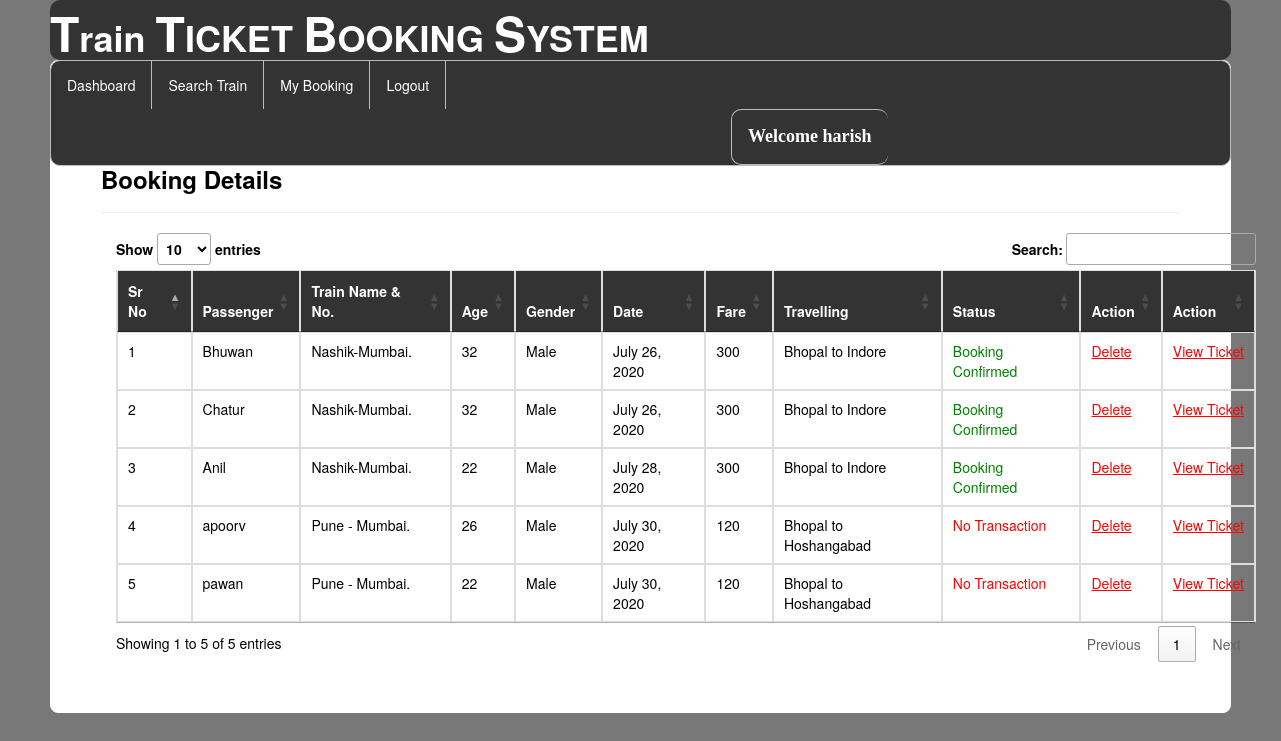
/my_booking/ (signed in), run on the app's committed database.
### railway/models.py (models this page shows, shortened)
class Passenger(models.Model):
    user = models.ForeignKey(Register,on_delete=models.CASCADE,null=True)
    train = models.ForeignKey(Add_Train,on_delete=models.CASCADE,null=True)
    name = models.CharField(max_length=100,null=True)
    age = models.IntegerField(null=True)
    gender = models.CharField(max_length=30,null=True)
    route=models.CharField(max_length=100,null=True)
    status = models.CharField(max_length=30,null=True)
    date1 = models.DateField(null=True)
    fare = models.IntegerField(null=True)

class Add_Train(models.Model):
    trainname = models.CharField(max_length=30,null=True)
    train_no = models.IntegerField(null=True)
    from_city = models.CharField(max_length=30,null=True)
    to_city = models.CharField(max_length=30,null=True)
    departuretime=models.CharField(max_length=30,null=True)
    arrivaltime=models.CharField(max_length=30,null=True)
    trevaltime=models.CharField(max_length=100,null=True)
    distance=models.IntegerField(null=True)
    img=models.FileField(null=True)

### railway/views.py (the view)
# urls.py: path('my_booking/',my_booking,name="my_booking"),
def my_booking(request):
    if not request.user.is_authenticated:
        return redirect('login')
    user2 = User.objects.filter(username=request.user.username).get()
    user1 = Register.objects.filter(user=user2).get()
    pro = Passenger.objects.filter(user=user1)
    book = Book_ticket.objects.filter(user=user1)
    d = {'user':user1,'pro':pro,'book':book}
    return render(request,'my_booking.html',d)

### railway/templates/my_booking.html (shortened to what this page needs)
{% extends 'navigation2.html' %}
{% load static %}
{% block b %}
<div style="color:Black;border:1px solid white;border-radius:8px;background-color:white;padding:50px">
        <h3><strong>Booking Details</strong></h3><hr>
<div class="container">
<table class="table table-bordered" id="myTable">
  <thead style="color:white;background-color:#333">
  <tr>
    <th>Sr No</th>
    <th>Passenger</th>
      <th>Train Name & No.</th>
      <th>Age</th>
    <th>Gender</th>
    <th>Date</th>
       <th>Fare</th>
       <th>Travelling</th>
       <th>Status</th>
    <th>Action</th>
     <th>Action</th>
  </tr>
  </thead>
   <tbody>
    {% for i in pro %}
  <tr>
    <td>{{forloop.counter}}</td>
    <td>{{i.name}}</td>
    <td>{{i.train.trainname}}. {{i.train.tran_no}}</td>
      <td>{{i.age}}</td>
      <td>{{i.gender}}</td>
      <td>{{i.date1}}</td>
      <td>{{i.fare}}</td>
      <td>{{i.route}}</td>
      {% if i.status == 'set' %}
      <td style="color:green">Booking Confirmed</td>
      {% else %}
      <td style="color:red">No Transaction</td>
      {% endif %}
    <td><a href="{% url 'delte_my_booking' i.id %}" style="color:red"><u>Delete</u></a>
    <td><a href="{% url 'view_ticket' i.id %}" style="color:red"><u>View&nbsp;Ticket</u></a>
    </td>
  </tr>
    {% endfor %}
    </tbody>
</table>
 </div>
</div>
{% endblock %}

### railway/templates/navigation2.html (shortened to what this page needs)
{% extends 'head.html' %}
{% load static %}
{% block body %}
<link rel = stylesheet href = "//cdn.datatables.net/1.10.19/css/jquery.dataTables.min.css">
<ul class="id2">
  <li class="id1"><a href="{% url 'dashboard' %}">Dashboard</a></li>
  <li class="id1"><a href="{% url 'search_train' %}">Search Train</a></li>
  <li class="id1"><a href="{% url 'my_booking' %}">My Booking</a></li>
  <li class="id1"><a href="{% url 'log_out' %}">Logout</a></li>
    <li class="id2" style="margin-left:680px"><a href="" style="color:white"><strong style="font-size:18px;font-family:cursive">Welcome {{request.user.username}}</strong></a></li>
</ul>
{% block b %}
{% endblock %}
{% endblock %}

### railway/templates/navigation2.html (style rules this page uses)
.id2 { list-style-type: none; margin: 0; padding: 0; overflow: hidden; background-color: #333; border-radius:10px; border:1px solid #bbb; }
.id1 { float: left; border-right:1px solid #bbb; }
.id2 { float: left; border-left:1px solid #bbb; }
li:last-child { border-right: none; }
li a { display: block; color: white; text-align: center; padding: 14px 16px; text-decoration: none; }

### data on the page
Passenger: name "Bhuwan", train.trainname "Nashik-Mumbai", age "32", gender "Male", date1 "July 26, 2020", fare "300", route "Bhopal to Indore", status "Booking Confirmed"
Passenger: name "Chatur", train.trainname "Nashik-Mumbai", age "32", gender "Male", date1 "July 26, 2020", fare "300", route "Bhopal to Indore", status "Booking Confirmed"
Passenger: name "Anil", train.trainname "Nashik-Mumbai", age "22", gender "Male", date1 "July 28, 2020", fare "300", route "Bhopal to Indore", status "Booking Confirmed"
Passenger: name "apoorv", train.trainname "Pune - Mumbai", age "26", gender "Male", date1 "July 30, 2020", fare "120", route "Bhopal to Hoshangabad", shows "No Transaction"
Passenger: name "pawan", train.trainname "Pune - Mumbai", age "22", gender "Male", date1 "July 30, 2020", fare "120", route "Bhopal to Hoshangabad", shows "No Transaction"

### other printed values
{{ request.user.username }} "harish"
